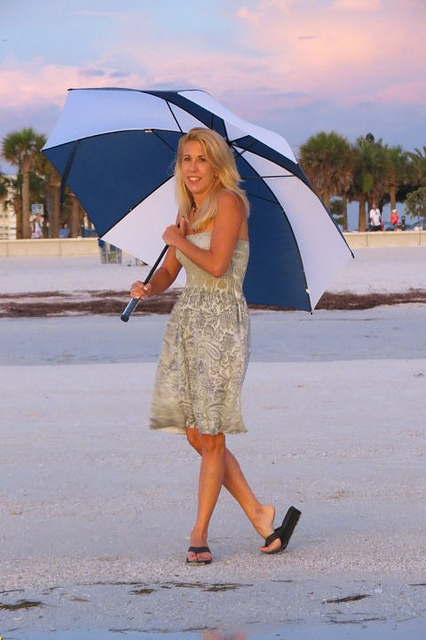
#> input picture data/lena.jpg, 426 x 640 px, found by its file name
$ python learn_05.py
#> lines starting #> are read from the running program, lines starting #| are printed output that depends on the picture
import cv2
import numpy as np
import matplotlib.pyplot as plt
img = cv2.imread('lena.jpg')
#> img is the input picture: shape (640, 426, 3); mean B, G, R 165.5, 153.1, 162.4
rows, cols = img.shape[:2]
#> rows = 640; cols = 426
# 变换前的三个点
pts1 = np.float32([[50, 65], [150, 65], [210, 210]])
# 变换后的三个点
pts2 = np.float32([[50, 100], [150, 65], [100, 250]])
# 生成变换矩阵
M = cv2.getAffineTransform(pts1, pts2)
dst1 = cv2.warpAffine(img, M, (cols, rows))
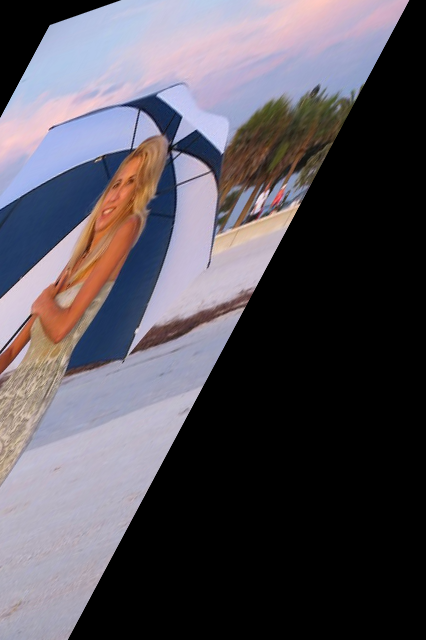
#> dst1: shape (640, 426, 3); mean B, G, R 89.7, 81.3, 85.8
plt.subplot(121), plt.imshow(img[:,:,::-1]), plt.title('input')
plt.subplot(122), plt.imshow(dst1[:,:,::-1]), plt.title('output')
plt.show()
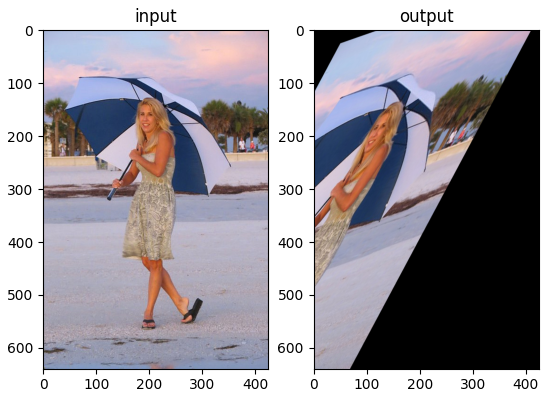
#> figure drawn by matplotlib, 2 panels
